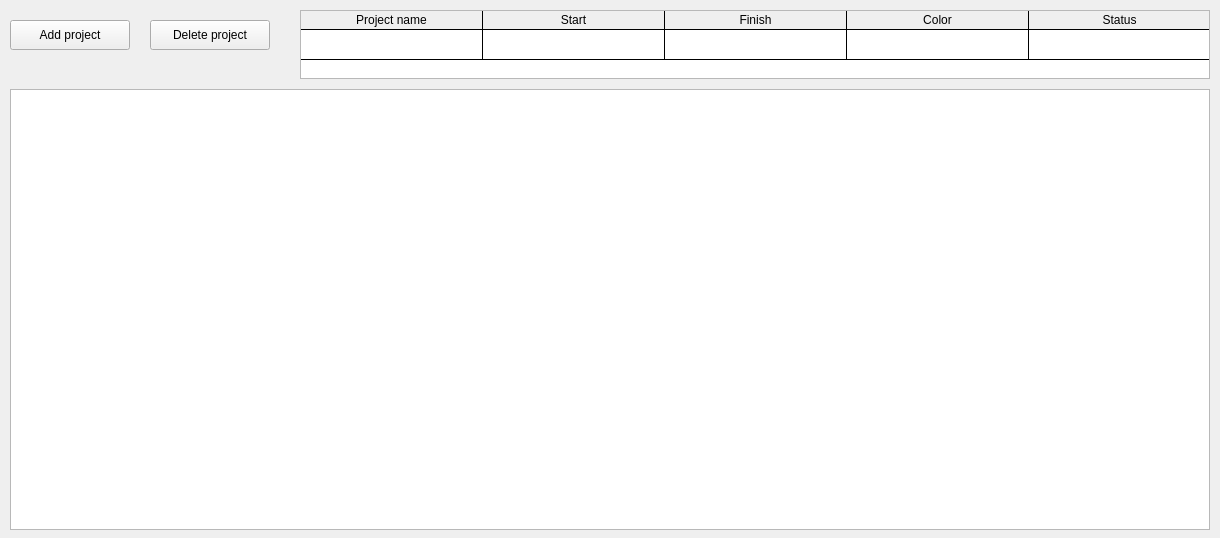
<?xml version="1.0" encoding="UTF-8"?>
<ui version="4.0">
 <class>MainWindow</class>
 <widget class="QMainWindow" name="MainWindow">
  <property name="geometry">
   <rect>
    <x>0</x>
    <y>0</y>
    <width>1220</width>
    <height>538</height>
   </rect>
  </property>
  <property name="windowTitle">
   <string>MainWindow</string>
  </property>
  <property name="styleSheet">
   <string notr="true">tableWidget {border-style: solid;
					border-width: 5px;
                   gridline-color: #fffff8;}</string>
  </property>
  <widget class="QWidget" name="centralwidget">
   <widget class="QGraphicsView" name="graphicsView">
    <property name="geometry">
     <rect>
      <x>10</x>
      <y>89</y>
      <width>1200</width>
      <height>441</height>
     </rect>
    </property>
    <property name="sizePolicy">
     <sizepolicy hsizetype="Expanding" vsizetype="Expanding">
      <horstretch>0</horstretch>
      <verstretch>0</verstretch>
     </sizepolicy>
    </property>
    <property name="verticalScrollBarPolicy">
     <enum>Qt::ScrollBarAlwaysOff</enum>
    </property>
    <property name="horizontalScrollBarPolicy">
     <enum>Qt::ScrollBarAsNeeded</enum>
    </property>
    <property name="sceneRect">
     <rectf>
      <x>0.000000000000000</x>
      <y>0.000000000000000</y>
      <width>0.000000000000000</width>
      <height>0.000000000000000</height>
     </rectf>
    </property>
    <property name="alignment">
     <set>Qt::AlignLeading|Qt::AlignLeft|Qt::AlignTop</set>
    </property>
    <property name="viewportUpdateMode">
     <enum>QGraphicsView::MinimalViewportUpdate</enum>
    </property>
   </widget>
   <widget class="QPushButton" name="add_project_button">
    <property name="geometry">
     <rect>
      <x>10</x>
      <y>20</y>
      <width>120</width>
      <height>30</height>
     </rect>
    </property>
    <property name="text">
     <string>Add project</string>
    </property>
   </widget>
   <widget class="QPushButton" name="delete_project_button">
    <property name="geometry">
     <rect>
      <x>150</x>
      <y>20</y>
      <width>120</width>
      <height>30</height>
     </rect>
    </property>
    <property name="text">
     <string>Delete project</string>
    </property>
   </widget>
   <widget class="QTableWidget" name="tableWidget">
    <property name="geometry">
     <rect>
      <x>300</x>
      <y>10</y>
      <width>910</width>
      <height>69</height>
     </rect>
    </property>
    <property name="sizePolicy">
     <sizepolicy hsizetype="Fixed" vsizetype="Fixed">
      <horstretch>0</horstretch>
      <verstretch>0</verstretch>
     </sizepolicy>
    </property>
    <property name="maximumSize">
     <size>
      <width>910</width>
      <height>16777215</height>
     </size>
    </property>
    <property name="styleSheet">
     <string notr="true">QHeaderView::section {
    border-style: none;
    border-bottom: 1px solid black;
    border-right: 1px solid black;
}
QTableWidget {
gridline-color: black;}
</string>
    </property>
    <property name="verticalScrollBarPolicy">
     <enum>Qt::ScrollBarAlwaysOff</enum>
    </property>
    <property name="horizontalScrollBarPolicy">
     <enum>Qt::ScrollBarAlwaysOff</enum>
    </property>
    <property name="sizeAdjustPolicy">
     <enum>QAbstractScrollArea::AdjustToContents</enum>
    </property>
    <property name="showGrid">
     <bool>true</bool>
    </property>
    <property name="cornerButtonEnabled">
     <bool>false</bool>
    </property>
    <property name="rowCount">
     <number>1</number>
    </property>
    <attribute name="horizontalHeaderVisible">
     <bool>true</bool>
    </attribute>
    <attribute name="horizontalHeaderCascadingSectionResizes">
     <bool>true</bool>
    </attribute>
    <attribute name="horizontalHeaderDefaultSectionSize">
     <number>182</number>
    </attribute>
    <attribute name="horizontalHeaderStretchLastSection">
     <bool>true</bool>
    </attribute>
    <attribute name="verticalHeaderVisible">
     <bool>false</bool>
    </attribute>
    <row>
     <property name="text">
      <string>1</string>
     </property>
     <property name="textAlignment">
      <set>AlignCenter</set>
     </property>
    </row>
    <column>
     <property name="text">
      <string>Project name</string>
     </property>
     <property name="textAlignment">
      <set>AlignCenter</set>
     </property>
    </column>
    <column>
     <property name="text">
      <string>Start</string>
     </property>
     <property name="textAlignment">
      <set>AlignCenter</set>
     </property>
    </column>
    <column>
     <property name="text">
      <string>Finish</string>
     </property>
     <property name="textAlignment">
      <set>AlignCenter</set>
     </property>
    </column>
    <column>
     <property name="text">
      <string>Color</string>
     </property>
     <property name="textAlignment">
      <set>AlignCenter</set>
     </property>
    </column>
    <column>
     <property name="text">
      <string>Status</string>
     </property>
     <property name="textAlignment">
      <set>AlignCenter</set>
     </property>
    </column>
    <item row="0" column="0">
     <property name="text">
      <string/>
     </property>
    </item>
    <item row="0" column="1">
     <property name="text">
      <string/>
     </property>
    </item>
    <item row="0" column="2">
     <property name="text">
      <string/>
     </property>
    </item>
    <item row="0" column="3">
     <property name="text">
      <string/>
     </property>
    </item>
    <item row="0" column="4">
     <property name="text">
      <string/>
     </property>
    </item>
   </widget>
  </widget>
 </widget>
 <resources/>
 <connections/>
</ui>
